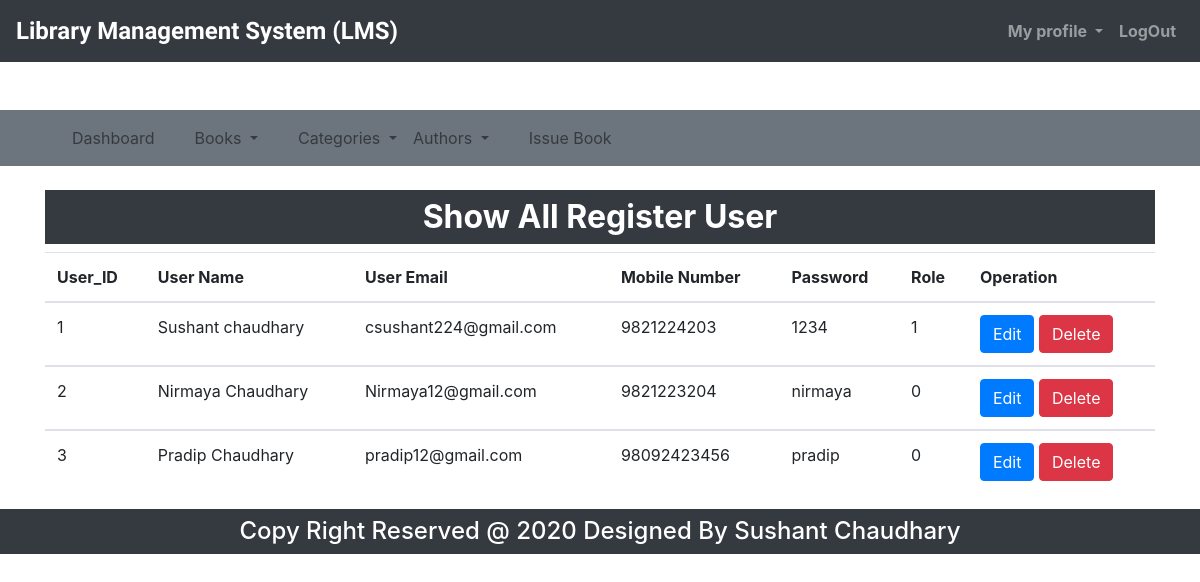
/users.php (signed in), run on the app's committed database.
### tables this page shows
CREATE TABLE `register` (
  `id` int(11) NOT NULL,
  `fullname` varchar(255) NOT NULL,
  `email` varchar(255) NOT NULL,
  `mobile` varchar(255) NOT NULL,
  `password` varchar(255) NOT NULL,
  `role` int(11) NOT NULL
);

### users.php (the view)
<?php
	include('top.php');
?>
<div class="container">
	<div>
		<h2 class="text-center bg-dark text-white p-2 mb-2 font-weight-bolder">Show All Register User</h2>
		<table class="table">
			<thead>
				<th>User_ID</th>
				<th>User Name</th>
				<th>User Email</th>
				<th>Mobile Number</th>
				<th>Password</th>
				<th>Role</th>
				<th>Operation</th>
			</thead>
			<?php
				$i=1;
				$show_book="SELECT * FROM register";
				$run_show=mysqli_query($con,$show_book);
				while($rows=mysqli_fetch_assoc($run_show)){
			?>
			<tbody>
				<td><?php echo $i++ ?></td>
				<td><?php echo $rows['fullname'] ?></td>
				<td><?php echo $rows['email'] ?></td>
				<td><?php echo $rows['mobile'] ?></td>
				<td><?php echo $rows['password'] ?></td>
				<td><?php echo $rows['role'] ?></td>
				<td>
					<a href="edit_user.php?id=<?php echo $rows['id'] ?>" class="btn btn-primary">Edit</a>
					<a href="del_user.php?id=<?php echo $rows['id'] ?>" class="btn btn-danger">Delete</a>
				</td>
			</tbody>
			<?php
				}
			?>
		</table>
	</div>
</div>
<?php
	include('foot.php');
?>

### top.php (shortened to what this page needs)
<!DOCTYPE html>
<html>
<head>
	<link rel="stylesheet" type="text/css" href="css/bootstrap.min.css">
	<link rel="stylesheet" type="text/css" href="css/styles.css">
	<link rel="stylesheet" href="https://cdnjs.cloudflare.com/ajax/libs/font-awesome/5.15.1/css/all.min.css" />
</head>
<body>
	<nav class="navbar navbar-expand-sm bg-dark navbar-dark">
	  <a class="navbar-brand" href="index.php">Library Management System (LMS)</a>
	  <ul class="navbar-nav ml-auto font-weight-bolder">
	    <li class="nav-item dropdown">
	      <a class="nav-link dropdown-toggle" href="#" id="navbardrop" data-toggle="dropdown">
	        My profile
	      </a>
	    </li>
	    <li class="nav-item">
	      <a class="nav-link" href="logout.php">LogOut</a>
	    </li>
	  </ul>
	</nav>
<?php
  if($_SESSION["stu_role"] == 1){
?>
<nav class="navbar  navbar-expand-sm text-white bg-secondary navbar-light mt-5">
  <ul class="navbar-nav mx-5">
    <li class="nav-item mr-4">
      <a class="nav-link" href="index.php">Dashboard</a>
    </li>
    <li class="nav-item dropdown mr-4">
      <a class="nav-link dropdown-toggle" href="#" id="navbardrop" data-toggle="dropdown">
        Books
      </a>
    </li>
    <li class="nav-item dropdown">
      <a class="nav-link dropdown-toggle" href="#" id="navbardrop" data-toggle="dropdown">
        Categories
      </a>
    </li>
    <li class="nav-item dropdown mr-4">
      <a class="nav-link dropdown-toggle" href="#" id="navbardrop" data-toggle="dropdown">
        Authors
      </a>
    </li>
    <li class="nav-item">
      <a class="nav-link" href="issued_book.php">Issue Book</a>
    </li>
  </ul>
</nav><br>
<?php } ?>

### foot.php (shortened to what this page needs)
<footer>
	<h4 class="text-white text-center bg-dark p-2">Copy Right Reserved @ 2020 Designed By Sushant Chaudhary</h4>
</footer>
</body>
</html>

### css/styles.css (style rules this page uses)
* { margin: 0; padding: 0; box-sizing: border-box; }
.navbar-brand { font-family: 'Sansita Swashed', cursive; font-size: 1.5em; font-weight: bold; color: white !important; }

### data on the page
register: fullname "Sushant chaudhary", email "csushant224@gmail.com", mobile "9821224203", password "1234", role "1"
register: fullname "Nirmaya Chaudhary", email "Nirmaya12@gmail.com", mobile "9821223204", password "nirmaya", role "0"
register: fullname "Pradip Chaudhary", email "pradip12@gmail.com", mobile "98092423456", password "pradip", role "0"
